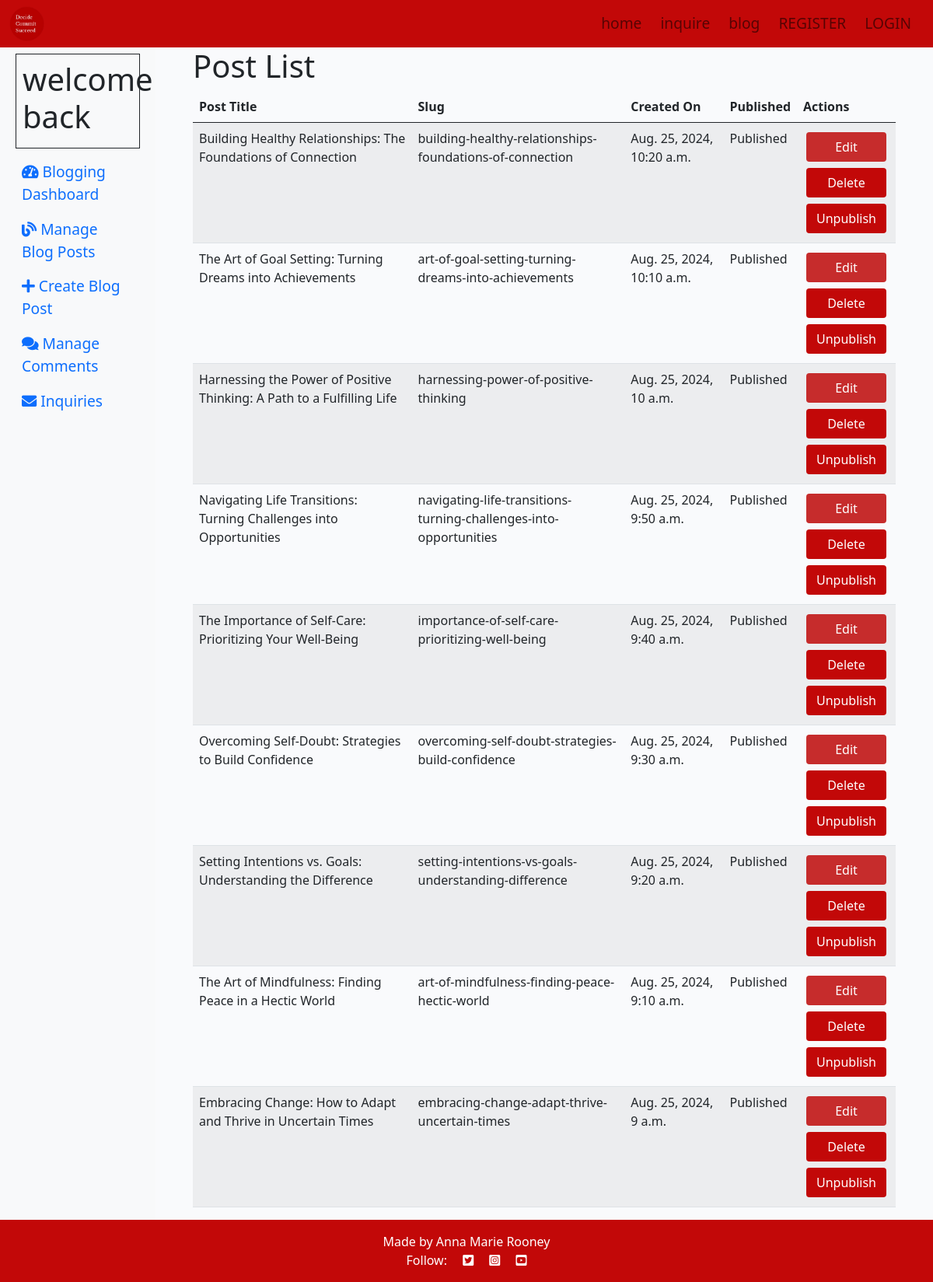
Before: /blog/user_admin/blogpostadmin/ with the older database file.
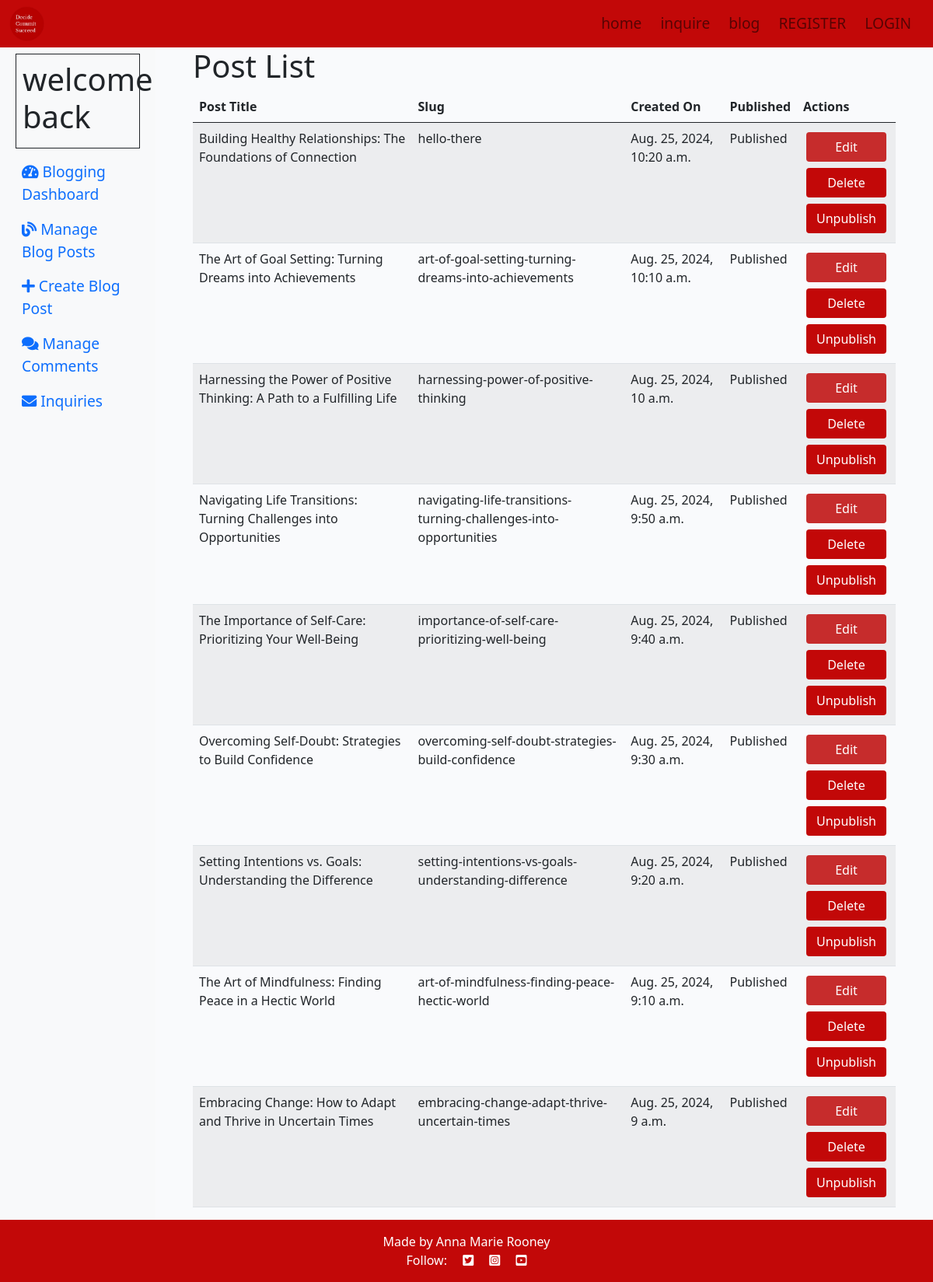
After: the same page with the newer database file.
### blog/models.py (models this page shows, shortened)
class Post(models.Model):
    title = models.CharField(max_length=200, unique=True)
    slug = models.SlugField(max_length=200, unique=True)
    author = models.ForeignKey(
        User, on_delete=models.CASCADE,
        related_name="blog_posts")
    featured_image = CloudinaryField('image', default='placeholder')
    excerpt = models.TextField(blank=True)
    content = models.TextField()
    created_on = models.DateTimeField(auto_now_add=True)
    updated_on = models.DateTimeField(auto_now=True)
    status = models.IntegerField(choices=STATUS, default=0)
    tags = TaggableManager(blank=True)
    mastimage = models.ImageField(upload_to='media/masthead_images/', blank=True, null=True, default='static/images/whiteboard.png')
    viewcount = models.PositiveIntegerField(default=0)  # View Count Field
    class Meta:
        ordering = ["-created_on"]

### blog/views.py (the view)
# urls.py: path('blog/user_admin/blogpostadmin/', views.blogposts_admin, name='manage_posts'),
def blogposts_admin(request):
    posts = Post.objects.all()
    return render(
        request,
        "blog/blogpostadmin.html",
        {"posts": posts,},)

### blog/templates/blog/blogpostadmin.html (shortened to what this page needs)
{% extends "blog/blogadmin_base.html" %}
{% load static %}
{% block blog_content %}
<div class="container">
    <h1>Post List</h1>
    <table class="table table-striped" id="postTable">
        <thead>
            <tr>
                <th>Post Title</th>
                <th>Slug</th>
                <th>Created On</th>
                <th>Published</th>
                <th>Actions</th>
            </tr>
        </thead>
        <tbody>
            {% for post in posts%}
            <tr>
              <td>{{ post.title }}</td>
              <td>{{ post.slug }}</td>
              <td>{{ post.created_on }}</td>
              <td> {{post.get_status_display }} </td>
              <td>
                <div class="col d-flex flex-column-reverse align-items-stretch ">
                  <button class="btn btn-publish m-1" post_id="{{ post.slug }}" post_status="{{ post.status }}">
                    {% if post.status == 1 %}
                        Unpublish
                    {% else %}
                        Publish
                    {% endif %}
                  </button>
                  <button class="btn btn-delete m-1" post-id="{{ post.slug }}">Delete</button>
                  <a href="{% url 'edit_post' post.slug %}" class="m-1 btn btn-edit">Edit</a>
                </div>
              </td>
                </tr>
            {% empty %}
                <tr>
                    <td colspan="3">No posts found.</td>
                </tr>
            {% endfor %}
        </tbody>
    </table>
</div>
{% endblock blog_content %}

Changed rows visible on the page:
changed Post "Building Healthy Relationships: The Foundations of Connection": slug "building-healthy-relationships-foundations-of-connection" → "hello-there"
